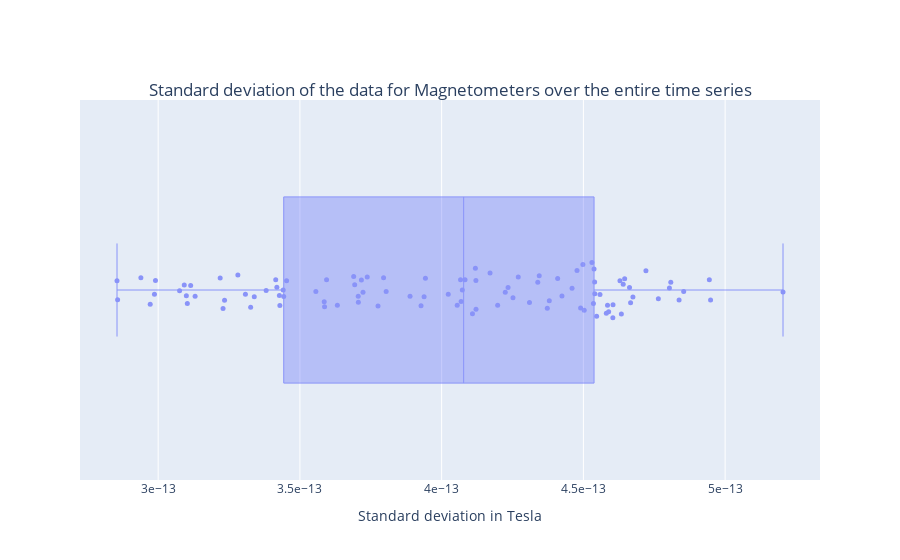
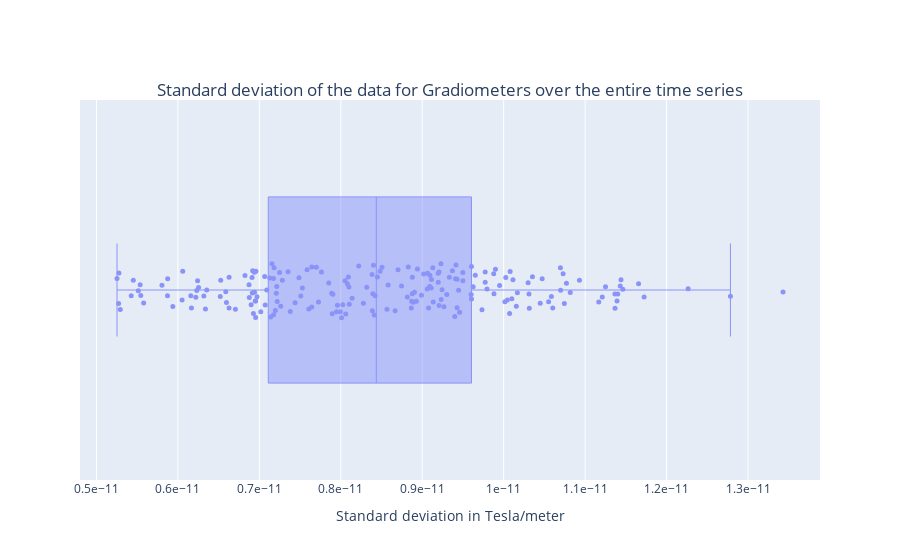
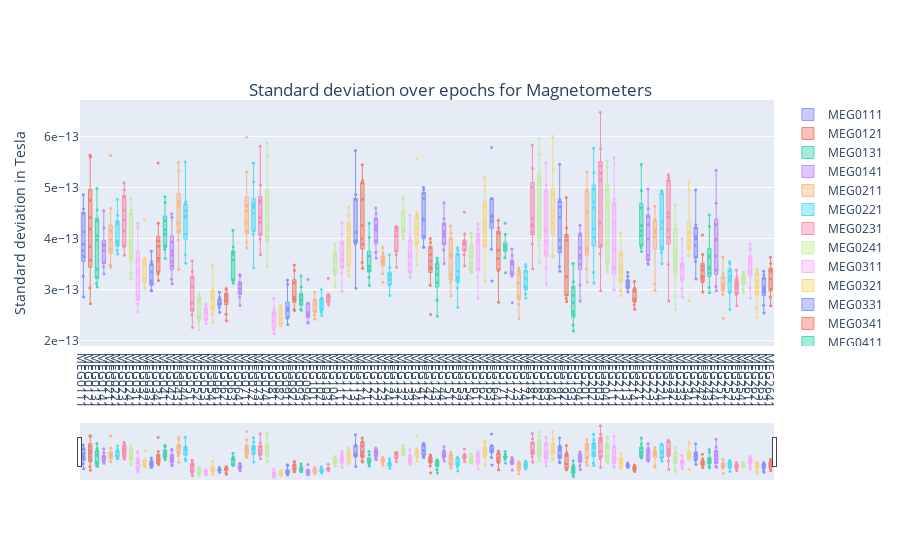
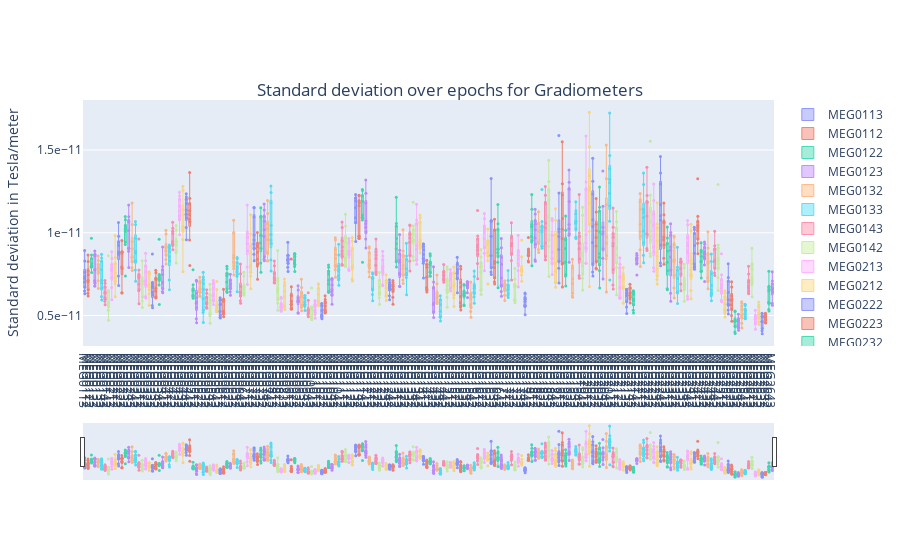

The code cell stored with these charts, in order, in its notebook:
### Code cell
#%% TRY TO SAVE DERIVATIVE FROM BIDS DATASET HERE:

config_file_name = 'settings.ini'
make_derivative_meg_qc(config_file_name)
